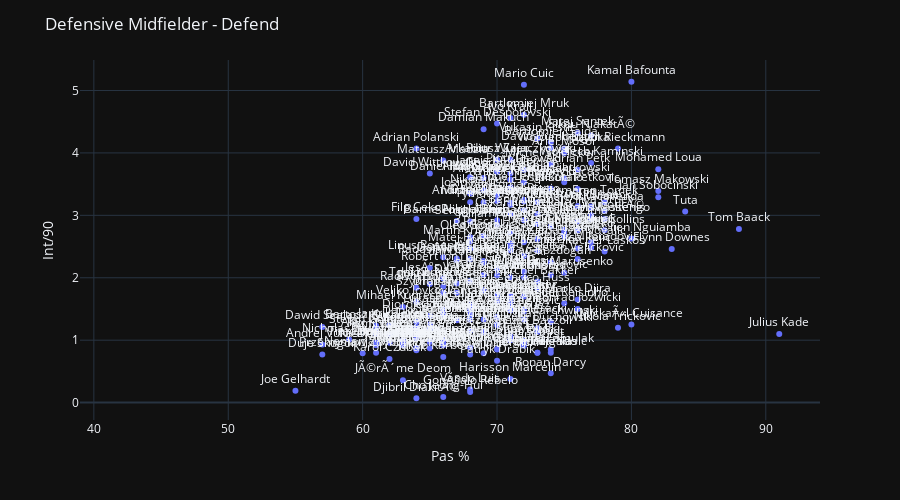

Here is the notebook cell this chart was saved with:
### Code cell
fig = px.scatter(df1, x="Pas %", y="Int/90", text="Name", log_x=False, size_max=60)
fig.update_traces(textposition='top center')
fig.update_layout(
    height=500,
   )
for template in ["plotly_dark"]:
    fig.update_layout(template=template, title="Defensive Midfielder - Defend")
fig.show()

### Figure 1 — Plotly figure (JSON) as saved in the notebook; plotly's stock layout.template omitted (floating-point values rounded to 4 significant figures; data arrays with more than 128 entries replaced by an {"elided": "..."} marker saying what was removed)
{"data": [{"hovertemplate": "Pas %=%{x}<br>Int/90=%{y}<br>Name=%{text}<extra></extra>", "legendgroup": "", "marker": {"color": "#636efa", "symbol": "circle"}, "mode": "markers+text", "name": "", "showlegend": false, "text": {"elided": "272 str values"}, "textposition": "top center", "type": "scatter", "x": {"elided": "272 str values"}, "xaxis": "x", "y": {"elided": "272 str values"}, "yaxis": "y"}], "layout": {"height": 500, "legend": {"tracegroupgap": 0}, "margin": {"t": 60}, "title": {"text": "Defensive Midfielder - Defend"}, "xaxis": {"anchor": "y", "domain": [0, 1], "title": {"text": "Pas %"}}, "yaxis": {"anchor": "x", "domain": [0, 1], "title": {"text": "Int/90"}}}}
